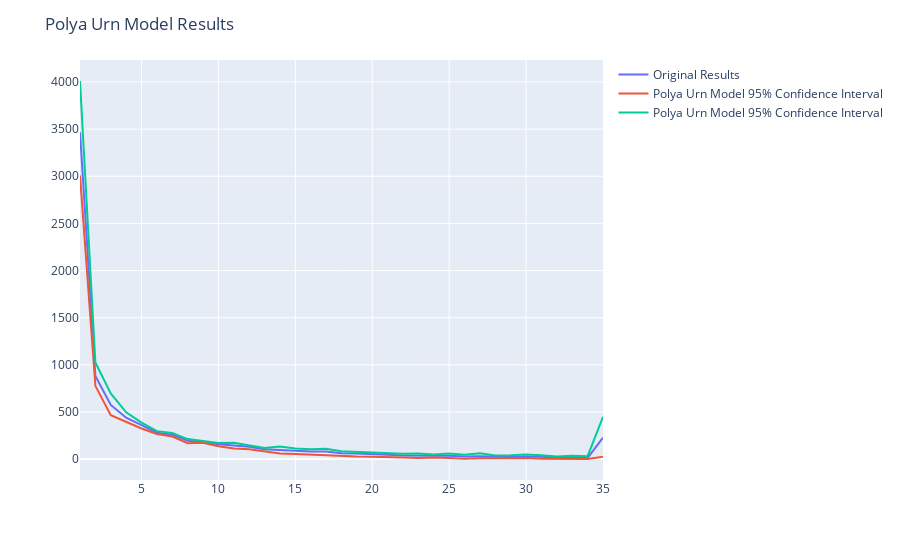

Notebook cell for this chart:
### Code cell
# plot polya_df_vc, polya_conf_intv
fig = px.line(labels={
    'x': 'Number of Allegations', 'y': 'Number of Officers'})
fig.add_scatter(x=polya_df_vc.index, y=polya_df_vc.values,
                mode='lines', name='Polya Urn Model')
fig.add_scatter(x=polya_conf_intv.index, y=polya_conf_intv[0.025],
                mode='lines', name='Polya Urn Model 95% Confidence Interval')
fig.add_scatter(x=polya_conf_intv.index, y=polya_conf_intv[0.975],
                mode='lines', name='Polya Urn Model 95% Confidence Interval')
fig.update_layout(title_text='Polya Urn Model Results')
# add legend for each line
fig.update_layout(showlegend=True)
fig.show()

### Figure 1 — Plotly figure (JSON) as saved in the notebook; plotly's stock layout.template omitted (floating-point values rounded to 4 significant figures)
{"data": [{"mode": "lines", "name": "Original Results", "type": "scatter", "x": [1, 2, 3, 4, 5, 6, 7, 8, 9, 10, 11, 12, 13, 14, 15, 16, 17, 18, 19, 20, 21, 22, 23, 24, 25, 26, 27, 28, 29, 30, 31, 32, 33, 34, 35], "y": [3467.0, 882.3, 574.7, 438.7, 359.7, 280.7, 257.7, 195.3, 182, 158, 143.3, 131.3, 104.7, 94.67, 85.67, 81.33, 80.67, 63, 59.67, 55.67, 46.67, 38.33, 41.33, 37, 35.33, 26.67, 30.67, 26.33, 21.67, 28.33, 20.67, 18.67, 19.67, 13.33, 227]}, {"mode": "lines", "name": "Polya Urn Model 95% Confidence Interval", "type": "scatter", "x": [1, 2, 3, 4, 5, 6, 7, 8, 9, 10, 11, 12, 13, 14, 15, 16, 17, 18, 19, 20, 21, 22, 23, 24, 25, 26, 27, 28, 29, 30, 31, 32, 33, 34, 35], "y": [3009.0, 777.2, 465, 395.4, 325.2, 266.6, 239, 168.1, 174.2, 137.6, 113.6, 105.0, 81.85, 58.65, 53.05, 46.6, 34.45, 31.3, 27.55, 26.15, 25.3, 18.15, 13.1, 17.55, 12.1, 3.4, 8.6, 10.05, 4.7, 10.8, 4.65, 4.95, 5.65, 1.3, 24.45]}, {"mode": "lines", "name": "Polya Urn Model 95% Confidence Interval", "type": "scatter", "x": [1, 2, 3, 4, 5, 6, 7, 8, 9, 10, 11, 12, 13, 14, 15, 16, 17, 18, 19, 20, 21, 22, 23, 24, 25, 26, 27, 28, 29, 30, 31, 32, 33, 34, 35], "y": [4010.0, 1024.0, 696.8, 497, 387, 297, 276.1, 212.7, 192.3, 169.9, 172.5, 148.7, 117, 134.7, 112.9, 103.6, 110.5, 84.5, 77.9, 75.55, 65.2, 57.1, 59.65, 47.95, 60.55, 47.1, 61.8, 39.5, 41.75, 47.85, 39.8, 28.7, 35.1, 30.75, 449.1]}], "layout": {"legend": {"tracegroupgap": 0}, "margin": {"t": 60}, "showlegend": true, "title": {"text": "Polya Urn Model Results"}, "xaxis": {"anchor": "y", "domain": [0, 1]}, "yaxis": {"anchor": "x", "domain": [0, 1]}}}
